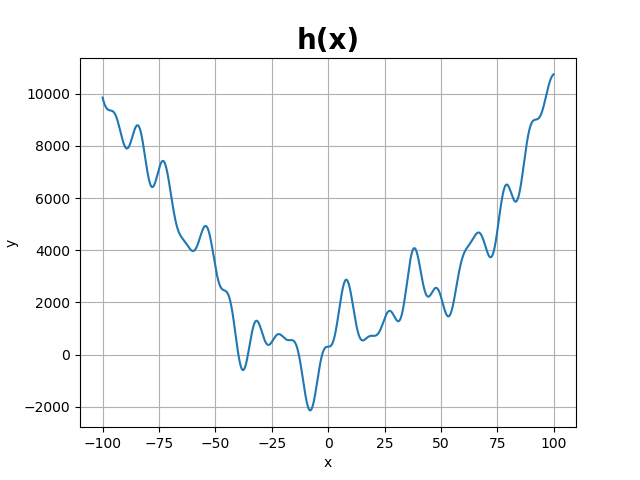

Write Python code to recreate this figure.
#!/usr/bin/env python3
# -*- coding: utf-8 -*-
"""
Created on Sat Dec 21 18:20:12 2019

@author: Chokeunhee
"""

from matplotlib import pyplot as plt                                           # import pyplot from matplotlib as the name plt
import numpy as np                                                             # import module numpy as the name np

def h(x):                                                                      # define function h(x) as ((15 * np.sin(x / 5) ** 2) * 75 * np.cos(x / 13) * 3 * np.sin(x / 7) + x ** 2 + 300)
    return ((15 * np.sin(x / 5) ** 2) * 75 * np.cos(x / 13) * 3 * np.sin(x / 7) + x ** 2 + 300)

x = np.arange(-100, 100, 0.1)                                                  # define x as from -100 to 100 with interval of 0.1

plt.grid()                                                                     # put grid for the graph
plt.xlabel("x")                                                                # label xlabel as "x"                                     
plt.ylabel("y")                                                                # label ylabel as "y"
plt.title("h(x)", fontsize=20, fontweight='bold')                              # graph title as h(x) with font size 20 and bold

plt.plot(x, h(x))                                                              # draw the graph x = x , y = h(x)

plt.savefig("26001904131_Week13_Q2-hx.png")                                    # save the figure as 26001904131_Week13_Q2-gx.png